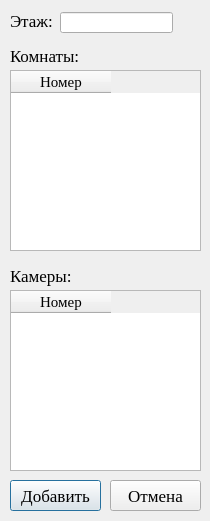
<?xml version="1.0" encoding="UTF-8"?>
<ui version="4.0">
 <class>FloorAdd</class>
 <widget class="QDialog" name="FloorAdd">
  <property name="geometry">
   <rect>
    <x>0</x>
    <y>0</y>
    <width>210</width>
    <height>521</height>
   </rect>
  </property>
  <property name="minimumSize">
   <size>
    <width>210</width>
    <height>521</height>
   </size>
  </property>
  <property name="maximumSize">
   <size>
    <width>210</width>
    <height>521</height>
   </size>
  </property>
  <property name="font">
   <font>
    <family>Times New Roman</family>
    <pointsize>13</pointsize>
   </font>
  </property>
  <property name="windowTitle">
   <string>Floor</string>
  </property>
  <widget class="QLabel" name="label">
   <property name="geometry">
    <rect>
     <x>10</x>
     <y>5</y>
     <width>61</width>
     <height>31</height>
    </rect>
   </property>
   <property name="text">
    <string>Этаж:</string>
   </property>
  </widget>
  <widget class="QLineEdit" name="lineEdit">
   <property name="geometry">
    <rect>
     <x>60</x>
     <y>12</y>
     <width>113</width>
     <height>21</height>
    </rect>
   </property>
  </widget>
  <widget class="QLabel" name="label_2">
   <property name="geometry">
    <rect>
     <x>10</x>
     <y>40</y>
     <width>81</width>
     <height>31</height>
    </rect>
   </property>
   <property name="text">
    <string>Комнаты:</string>
   </property>
  </widget>
  <widget class="QLabel" name="label_3">
   <property name="geometry">
    <rect>
     <x>10</x>
     <y>260</y>
     <width>71</width>
     <height>31</height>
    </rect>
   </property>
   <property name="text">
    <string>Камеры:</string>
   </property>
  </widget>
  <widget class="QTableWidget" name="tableWidget">
   <property name="geometry">
    <rect>
     <x>10</x>
     <y>70</y>
     <width>191</width>
     <height>181</height>
    </rect>
   </property>
   <column>
    <property name="text">
     <string>Номер</string>
    </property>
    <property name="font">
     <font>
      <family>Times New Roman</family>
      <pointsize>11</pointsize>
     </font>
    </property>
   </column>
  </widget>
  <widget class="QTableWidget" name="tableWidget_2">
   <property name="geometry">
    <rect>
     <x>10</x>
     <y>290</y>
     <width>191</width>
     <height>181</height>
    </rect>
   </property>
   <column>
    <property name="text">
     <string>Номер</string>
    </property>
    <property name="font">
     <font>
      <family>Times New Roman</family>
      <pointsize>11</pointsize>
     </font>
    </property>
   </column>
  </widget>
  <widget class="QPushButton" name="pushButton">
   <property name="geometry">
    <rect>
     <x>10</x>
     <y>480</y>
     <width>91</width>
     <height>31</height>
    </rect>
   </property>
   <property name="text">
    <string>Добавить</string>
   </property>
  </widget>
  <widget class="QPushButton" name="pushButton_2">
   <property name="geometry">
    <rect>
     <x>110</x>
     <y>480</y>
     <width>91</width>
     <height>31</height>
    </rect>
   </property>
   <property name="text">
    <string>Отмена</string>
   </property>
  </widget>
 </widget>
 <resources/>
 <connections/>
</ui>
